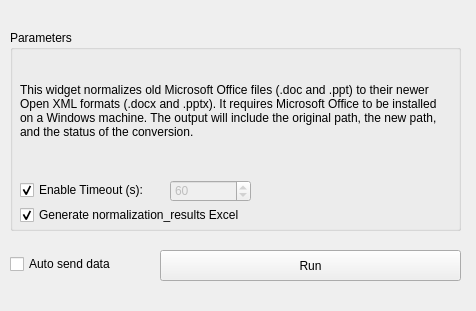
<?xml version="1.0" encoding="UTF-8"?>
<ui version="4.0">
 <class>Form</class>
 <widget class="QWidget" name="Form">
  <property name="geometry">
   <rect>
    <x>0</x>
    <y>0</y>
    <width>476</width>
    <height>311</height>
   </rect>
  </property>
  <property name="windowTitle">
   <string>Form</string>
  </property>
  <widget class="QGroupBox" name="groupBox">
   <property name="geometry">
    <rect>
     <x>10</x>
     <y>30</y>
     <width>451</width>
     <height>201</height>
    </rect>
   </property>
   <property name="title">
    <string>Parameters</string>
   </property>
   <widget class="QLabel" name="Description">
    <property name="geometry">
     <rect>
      <x>10</x>
      <y>20</y>
      <width>431</width>
      <height>121</height>
     </rect>
    </property>
    <property name="text">
     <string>This widget normalizes old Microsoft Office files (.doc and .ppt) to their newer Open XML formats (.docx and .pptx). It requires Microsoft Office to be installed on a Windows machine. The output will include the original path, the new path, and the status of the conversion.</string>
    </property>
    <property name="textFormat">
     <enum>Qt::AutoText</enum>
    </property>
    <property name="alignment">
     <set>Qt::AlignLeading|Qt::AlignLeft|Qt::AlignVCenter</set>
    </property>
    <property name="wordWrap">
     <bool>true</bool>
    </property>
   </widget>
   <widget class="QSpinBox" name="spinBox_timeout">
    <property name="enabled">
     <bool>false</bool>
    </property>
    <property name="geometry">
     <rect>
      <x>160</x>
      <y>150</y>
      <width>81</width>
      <height>22</height>
     </rect>
    </property>
    <property name="minimum">
     <number>1</number>
    </property>
    <property name="maximum">
     <number>240</number>
    </property>
    <property name="value">
     <number>60</number>
    </property>
   </widget>
   <widget class="QCheckBox" name="checkBox_timeout">
    <property name="geometry">
     <rect>
      <x>10</x>
      <y>150</y>
      <width>141</width>
      <height>20</height>
     </rect>
    </property>
    <property name="text">
     <string>Enable Timeout (s):</string>
    </property>
    <property name="checked">
     <bool>true</bool>
    </property>
   </widget>
   <widget class="QCheckBox" name="checkBox_generate_excel">
    <property name="geometry">
     <rect>
      <x>10</x>
      <y>175</y>
      <width>250</width>
      <height>20</height>
     </rect>
    </property>
    <property name="text">
     <string>Generate normalization_results Excel</string>
    </property>
    <property name="checked">
     <bool>true</bool>
    </property>
   </widget>
  </widget>
  <widget class="QCheckBox" name="checkBox_send">
   <property name="enabled">
    <bool>true</bool>
   </property>
   <property name="geometry">
    <rect>
     <x>10</x>
     <y>256</y>
     <width>131</width>
     <height>16</height>
    </rect>
   </property>
   <property name="text">
    <string>Auto send data</string>
   </property>
  </widget>
  <widget class="QPushButton" name="pushButton_send">
   <property name="enabled">
    <bool>true</bool>
   </property>
   <property name="geometry">
    <rect>
     <x>160</x>
     <y>250</y>
     <width>301</width>
     <height>31</height>
    </rect>
   </property>
   <property name="text">
    <string>Run</string>
   </property>
  </widget>
 </widget>
 <resources/>
 <connections/>
</ui>
